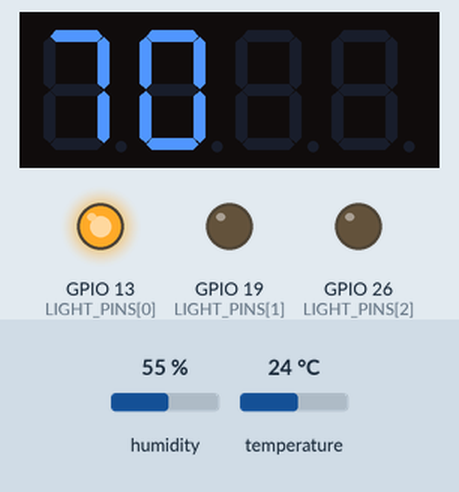
Bench run of a program on a simulated Raspberry Pi (BCM pin numbers). Shown: 4-digit seven-segment display, output pins drawn as LEDs (lit = HIGH). Inputs (shaded band) come from the test bench; at power-on: temperature 24 °C, humidity 55 %. The segment pins are drawn as the display they are named for; threads take turns every 2 ms; pins used as bus, display or sensor lines are not drawn; what the program prints to the terminal is not drawn.

Above: at 1.2 s.
1.3 s: temperature set to 29 °C
At 5.4 s:
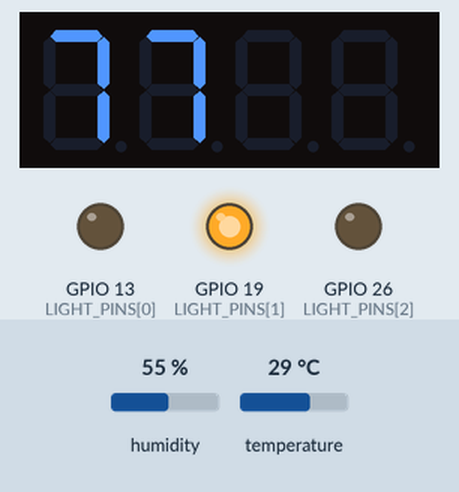
6.8 s: temperature set to 32 °C
At 13.2 s:
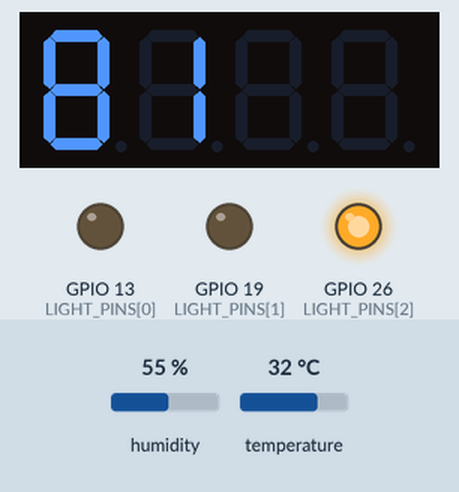
Timing chart, 0 to 14.7 s (numbered marks = the images above; inputs shaded):
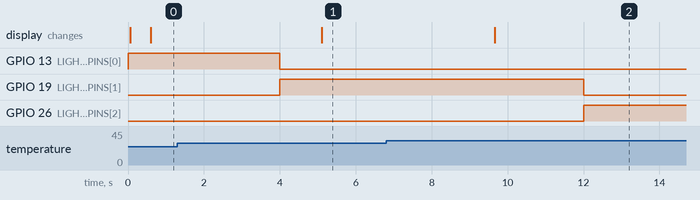

The program:

performanceTest.py
```python
import RPi.GPIO as GPIO
import time
# 온습도 센서 사용을 위해 import
import Adafruit_DHT

# 쓰레드 사용을 위해 import
import threading

# 4-digit의 핀번호
SEGMENT_PINS = [3, 21, 8, 6, 5, 2, 9] #2,3,4,5,6,7,8
DIGIT_PINS = [4, 16, 20, 10] #4,11,12,13

# LED의 핀번호
LIGHT_PINS = [13, 19, 26]
t = None
sensor = Adafruit_DHT.DHT11
DHT_PIN = 17

# 불쾌지수 값 초기화
discomfortIndex = "00"
GPIO.setmode(GPIO.BCM)

for light in LIGHT_PINS:
    GPIO.setup(light, GPIO.OUT)

for segment in SEGMENT_PINS:
    GPIO.setup(segment, GPIO.OUT)
    GPIO.output(segment, GPIO.LOW)


for digit in DIGIT_PINS:
    GPIO.setup(digit, GPIO.OUT)
    GPIO.output(digit, GPIO.HIGH)


data = [[1, 1, 1, 1, 1, 1, 0],  # 0
        [0, 1, 1, 0, 0, 0, 0],  # 1
        [1, 1, 0, 1, 1, 0, 1],  # 2
        [1, 1, 1, 1, 0, 0, 1],  # 3
        [0, 1, 1, 0, 0, 1, 1],  # 4
        [1, 0, 1, 1, 0, 1, 1],  # 5
        [1, 0, 1, 1, 1, 1, 1],  # 6
        [1, 1, 1, 0, 0, 0, 0],  # 7
        [1, 1, 1, 1, 1, 1, 1],  # 8
        [1, 1, 1, 0, 0, 1, 1]]  # 9

# 온습도 센서로부터 온도와 습도를 읽어오고 그 값을 통해 불쾌지수를 discomfortIndex 에 저장하는 함수
def getDiscom():

    # discomfortIndex(불쾌지수 변수)
    global discomfortIndex

    while True:
        humidity, temperature = Adafruit_DHT.read_retry(sensor,DHT_PIN)
        if humidity is not None and temperature is not None:

            # 1.8 × 온도 - 0.55 (1 - 습도) (1.8 × 온도 - 26) + 32 = 불쾌지수
            T = temperature
            R = humidity * 0.01

            # 구한 불쾌지수를 변수에 저장
            discomfortIndex = str(9/5 * T - 0.55 * (1 - R) * ( 9/5 * T - 26 ) + 32)
        else:
            print("read error")

        # 4초마다 센서로부터 값을 가져오도록 설정
        time.sleep(4)

# 불쾌지수에 따라 다른 LED가 켜지도록 하는 함수
def ledByDiscom():
    global discomfortIndex

    while True:
        # 불쾌지수는 소수점을 제외한 값만으로 계산
        discomIndex2 = int(discomfortIndex[0:2])
        print("현재 불쾌지수 : " + str(discomIndex2))

        # 불쾌지수가 80 이상일시 빨간색 LED에 불이 켜지게 함
        if discomIndex2 >= 80:
            GPIO.output(LIGHT_PINS[0], GPIO.LOW)
            GPIO.output(LIGHT_PINS[1], GPIO.LOW)
            GPIO.output(LIGHT_PINS[2], GPIO.HIGH)

        # 불쾌지수가 80 미만, 68 이상 일시 노란색 LED에 불이 켜지게 함
        elif discomIndex2 < 80 and discomIndex2 >= 68:
            GPIO.output(LIGHT_PINS[0], GPIO.LOW)
            GPIO.output(LIGHT_PINS[1], GPIO.HIGH)
            GPIO.output(LIGHT_PINS[2], GPIO.LOW)

        # 불쾌지수가 68 미만 일시 파란색 LED에 불이 켜지게 함
        else:
            GPIO.output(LIGHT_PINS[0], GPIO.HIGH)
            GPIO.output(LIGHT_PINS[1], GPIO.LOW)
            GPIO.output(LIGHT_PINS[2], GPIO.LOW)

        # 4초마다 이 과정을 수행하게 함
        time.sleep(4)


# 4-digit에 숫자를 디스플레이하게 하는 함수
def display(digit, number):
    for i in range(4):
        if i + 1 == digit:
            GPIO.output(DIGIT_PINS[i], GPIO.LOW)
        else:
            GPIO.output(DIGIT_PINS[i], GPIO.HIGH)
    for i in range(7):
        GPIO.output(SEGMENT_PINS[i], data[number][i])
    time.sleep(0.001)


# 불쾌지수를 저장하는 getDiscom 함수를 실행하는 쓰레드 생성, start
t = threading.Thread(target=getDiscom)
t.start()

# 불쾌지수의 값에 따라 다른 LED의 불이 켜지게하는 ledByDiscom 함수를 실행하는 쓰레드 생성, start
t2 = threading.Thread(target=ledByDiscom)
t2.start()

try:
    # 무한반복하며 불쾌지수를 4-digit에 디스플레이 한다.
    while True:
        display(1,int(discomfortIndex[0]))
        display(2,int(discomfortIndex[1:2]))

# 최종적으로 cleanup 함수를 실행후 bye 출력
finally:
    GPIO.cleanup()
    print('bye')
```

Measured:
- the behaviour switches between 30 and 31 °C on temperature (found by bisection; images 1 and 2)
- after the input at 1.3 s, the display: changes after 3.8 s (image 1)
- after the input at 6.8 s, GPIO 19 (LIGHT_PINS[1]): HIGH → LOW after 5.2 s; GPIO 26 (LIGHT_PINS[2]): LOW → HIGH after 5.2 s; the display: changes after 2.9 s (image 2)
